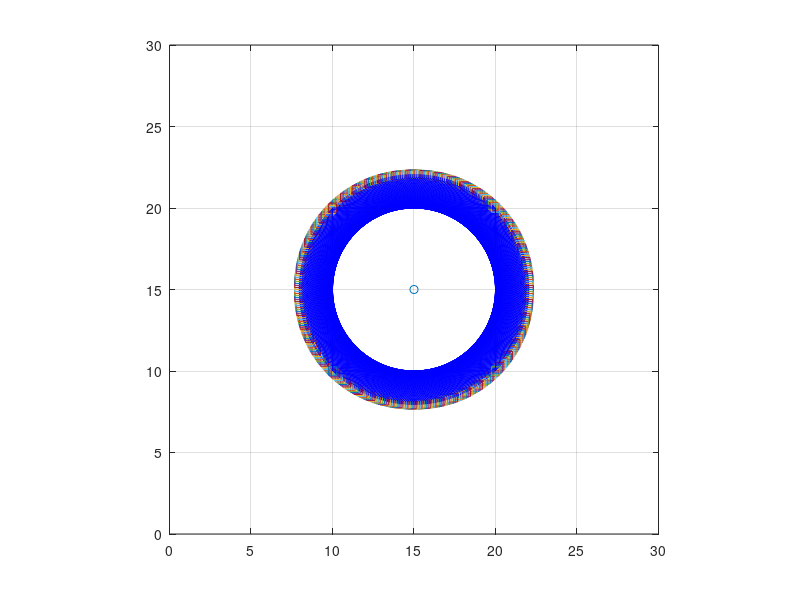

MATLAB code for this plot:

%Ensayo de rotacion de un cuadrado
%Cuatro puntos en X Y
% P1=(20 20) P2=(10 20) P3=(10 10) P4=(20 10)
x=[20 10 10 20];
y=[20 20 10 10];
xd1=[x(1) x(1); x(2) x(4)];
yd1=[y(1) y(1); y(2) y(4)];
xd2=[x(3) x(3); x(2) x(4)];
yd2=[y(3) y(3); y(2) y(4)];
plot(xd1,yd1,'b',xd2,yd2,'b')
axis([0 30 0 30])
axis equal
grid on
hold on
%centroide
x0=(x(1)+x(2))/2;
y0=(y(2)+x(3))/2;
plot(x0,y0,'o')
%movimiento punto 1
d=sqrt((x(1)-x0)^2+(y(1)-y0)^2);
theta=asind((y(1)-y0)/d);
for gama=0:1:90
%gama=10; %grados de rotacion
alfa=(theta-gama);
xr1=(d*cosd(alfa))+x0
yr1=(d*sind(alfa))+y0
plot(xr1,yr1,'s')
xr2=(d*cosd(alfa+90))+x0
yr2=(d*sind(alfa+90))+y0
plot(xr2,yr2,'s')
xr3=(d*cosd(alfa+180))+x0
yr3=(d*sind(alfa+180))+y0
plot(xr3,yr3,'s')
xr4=(d*cosd(alfa+270))+x0
yr4=(d*sind(alfa+270))+y0
plot(xr4,yr4,'s')
xdr1=[xr1 xr1;xr2 xr4];
ydr1=[yr1 yr1;yr2 yr4];
xdr2=[xr3 xr3;xr2 xr4];
ydr2=[yr3 yr3;yr2 yr4];
plot(xdr1,ydr1,'b',xdr2,ydr2,'b')
pause(0.1)
end